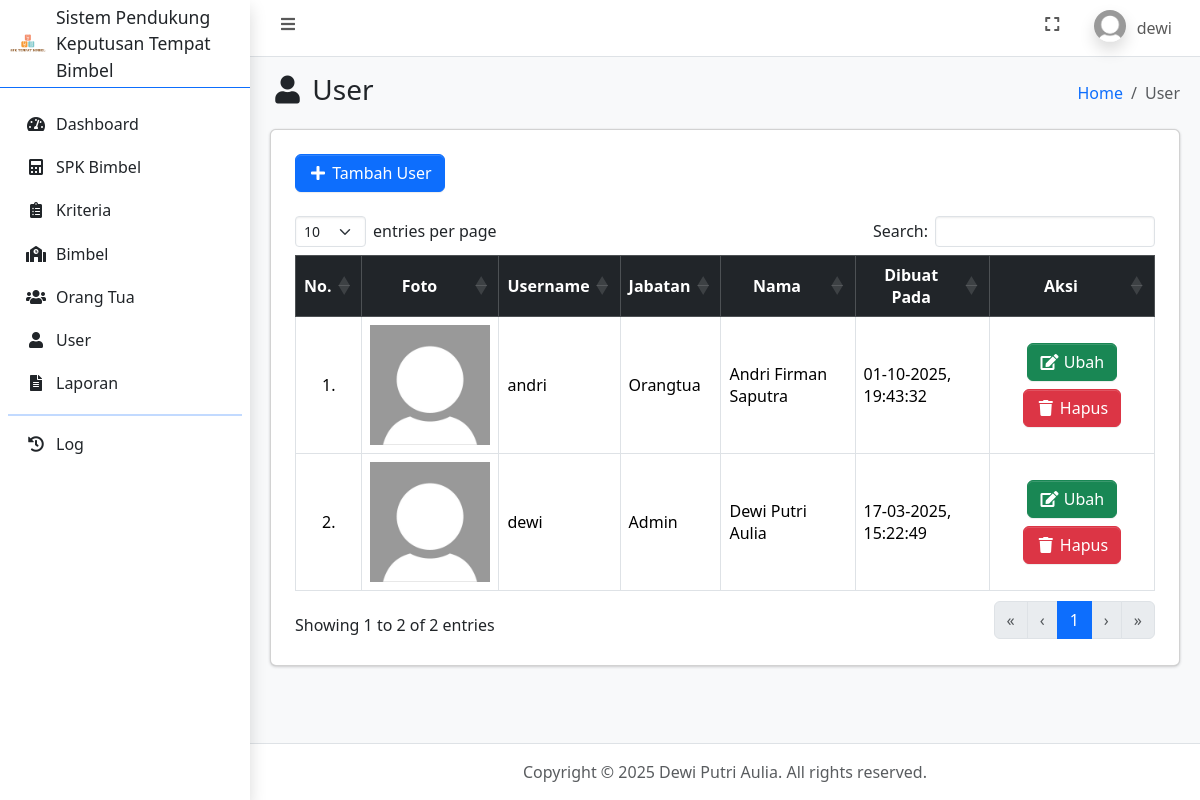
Before: /user.php (signed in) with the older database file.
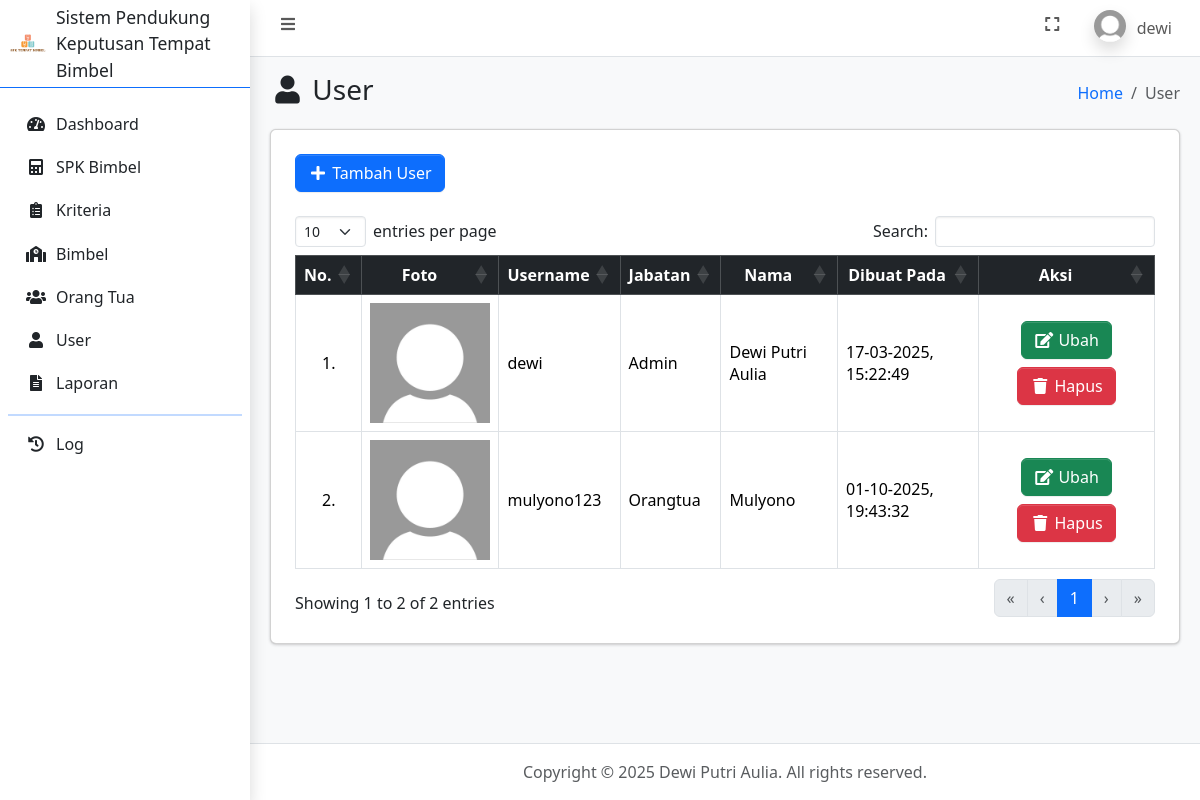
After: the same page with the newer database file.
### tables this page shows
CREATE TABLE `user` (
  `id_user` int(11) NOT NULL,
  `username` varchar(100) NOT NULL,
  `password` varchar(255) NOT NULL,
  `jabatan` enum('admin','orangtua') NOT NULL,
  `nama` varchar(100) NOT NULL,
  `foto` text NOT NULL,
  `dibuat_pada` timestamp NOT NULL DEFAULT current_timestamp()
);

### connection.php (called while the page is built, shortened)
<?php
	$host = 'localhost';
	$user = 'root';
	$pass = '';
	$database = 'spk_bimbel_topsis';
	$conn = mysqli_connect($host, $user, $pass, $database);
    if (isset($_SESSION['id_user'])) {
    	$id_user = $_SESSION['id_user'];
		$dataUser = mysqli_fetch_assoc(mysqli_query($conn, "SELECT * FROM user WHERE id_user = $id_user"));
	}
?>

### user.php (the view, shortened to what this page needs)
<?php
    require_once 'connection.php';
    $user = mysqli_query($conn, "SELECT * FROM user ORDER BY username ASC");
?>
<!DOCTYPE html>
<html lang="en">
<head>
    <?php include_once 'include/head.php'; ?>
</head>
<body class="layout-fixed sidebar-expand-lg bg-body-tertiary">
    <div class="app-wrapper">
        <?php include_once 'include/navbar.php'; ?>
        <?php include_once 'include/sidebar.php'; ?>
        <main class="app-main">
            <div class="app-content-header">
                <div class="container-fluid">
                    <div class="row">
                        <div class="col-sm-6">
                            <h3 class="mb-0"><i class="nav-icon fas fa-fw fa-user"></i> User</h3>
                        </div>
                        <div class="col-sm-6">
                            <ol class="breadcrumb float-sm-end">
                                <li class="breadcrumb-item"><a href="index.php">Home</a></li>
                                <li class="breadcrumb-item active" aria-current="page">
                                    User
                                </li>
                            </ol>
                        </div>
                    </div>
                </div>
            </div>
            <div class="app-content">
                <div class="container-fluid">
                    <div class="card">
                        <div class="card-body">
                            <div class="table-responsive p-2">
                                <?php if ($dataUser['jabatan'] == 'admin'): ?>
                                    <a href="tambah_user.php" class="mb-3 btn btn-primary"><i class="fas fa-fw fa-plus"></i> Tambah User</a>
                                <?php endif ?>
                                <table class="table table-bordered" id="table_id">
                                    <thead class="table-dark">
                                        <tr>
                                            <th class="text-center align-middle">No.</th>
                                            <th class="text-center align-middle">Foto</th>
                                            <th class="text-center align-middle">Username</th>
                                            <th class="text-center align-middle">Jabatan</th>
                                            <th class="text-center align-middle">Nama</th>
                                            <th class="text-center align-middle">Dibuat Pada</th>
                                            <?php if ($dataUser['jabatan'] == 'admin'): ?>
                                                <th class="text-center align-middle">Aksi</th>
                                            <?php endif ?>
                                        </tr>
                                    </thead>
                                    <tbody>
                                        <?php $i = 1; ?>
                                        <?php foreach ($user as $du): ?>
                                            <tr>
                                                <td class="text-center align-middle"><?= $i++; ?>.</td>
                                                <td class="text-center align-middle"><img style="width: 7.5rem" src="assets/img/profiles/<?= $du['foto']; ?>" alt="<?= $du['foto']; ?>"></td>
                                                <td class="align-middle"><?= $du['username']; ?></td>
                                                <td class="align-middle"><?= ucwords(str_replace('_', ' ', $du['jabatan'])); ?></td>
                                                <td class="align-middle"><?= $du['nama']; ?></td>
                                                <td class="align-middle"><?= date('d-m-Y, H:i:s', strtotime($du['dibuat_pada']));; ?></td>
                                                <?php if ($dataUser['jabatan'] == 'admin'): ?>
                                                    <td class="text-center align-middle">
                                                        <?php if ($du['username'] != 'admin'): ?>
                                                            <a href="ubah_user.php?id_user=<?= $du['id_user']; ?>" class="m-1 btn btn-success"><i class="fas fa-fw fa-edit"></i> Ubah</a>
                                                            <a href="hapus_user.php?id_user=<?= $du['id_user']; ?>" data-nama="<?= $du['username']; ?>" class="m-1 btn btn-danger btn-delete"><i class="fas fa-fw fa-trash"></i> Hapus</a>
                                                        <?php endif ?>
                                                    </td>
                                                <?php endif ?>
                                            </tr>
                                        <?php endforeach ?>
                                    </tbody>
                                </table>
                            </div>
                        </div>
                    </div>
                </div>
            </div>
        </main>
        <?php include_once 'include/footer.php'; ?>
    </div>
</body>
</html>

### include/head.php (shortened to what this page needs)
<link rel="stylesheet" href="https://cdn.jsdelivr.net/npm/@fontsource/source-sans-3@5.0.12/index.css">
<link rel="stylesheet" href="assets/vendor/fontawesome/css/all.min.css">
<link rel="stylesheet" href="assets/vendor/datatables/css/dataTables.bootstrap5.css">
<link rel="stylesheet" href="assets/vendor/select2/css/select2.min.css">
<link rel="stylesheet" href="assets/vendor/select2/css/select2-bootstrap4.min.css">
<link rel="stylesheet" href="css/overlayscrollbars.min.css">
<link rel="stylesheet" href="css/adminlte.css">
<link rel="stylesheet" href="assets/style.css">

### include/navbar.php (shortened to what this page needs)
<nav class="app-header navbar navbar-expand bg-body">
    <div class="container-fluid">
        <ul class="navbar-nav">
            <li class="nav-item"> <a class="nav-link" data-lte-toggle="sidebar" href="#" role="button"> <i class="fas fa-fw fa-bars"></i> </a> </li>
        </ul>
        <ul class="navbar-nav ms-auto">
            <li class="nav-item"> <a class="nav-link" href="#" data-lte-toggle="fullscreen"> <i data-lte-icon="maximize" class="fas fa-fw fa-expand"></i> </a> </li>
            <li class="nav-item dropdown user-menu">
                <a href="#" class="nav-link dropdown-toggle" data-bs-toggle="dropdown" aria-expanded="false">
                    <img src="assets/img/profiles/<?= $dataUser['foto']; ?>" class="user-image rounded-circle shadow" alt="User Image">
                    <span class="d-none d-md-inline"><?= $dataUser['username']; ?></span>
                </a>
            </li>
        </ul>
    </div>
</nav>

### include/sidebar.php (shortened to what this page needs)
<aside class="app-sidebar bg-white shadow" data-bs-theme="dark">
    <div class="sidebar-brand border-primary border-bottom">
        <a href="index.php" class="brand-link">
            <img src="assets/img/properties/logo.jpg" alt="Logo" class="brand-image-xl">
            <span class="brand-text fw-light text-dark small text-wrap">Sistem Pendukung Keputusan Tempat Bimbel</span>
        </a>
    </div>
    <div class="sidebar-wrapper">
        <nav class="mt-2">
            <ul class="nav sidebar-menu flex-column" data-lte-toggle="treeview" role="menu" data-accordion="false">
                <li class="nav-item">
                    <a href="index.php" class="nav-link text-dark <?= ($_SERVER['REQUEST_URI'] == '/spk_bimbel_topsis/index.php') ? 'active' : ''; ?>"> <i class="nav-icon fas fa-fw fa-tachometer-alt"></i>
                        <p>Dashboard</p>
                    </a>
                </li>
                <li class="nav-item">
                    <a href="spk.php" class="nav-link text-dark <?= ($_SERVER['REQUEST_URI'] == '/spk_bimbel_topsis/spk.php') ? 'active' : ''; ?>"> <i class="nav-icon fas fa-fw fa-calculator"></i>
                        <p>SPK Bimbel</p>
                    </a>
                </li>
                <li class="nav-item">
                    <a href="kriteria.php" class="nav-link text-dark <?= ($_SERVER['REQUEST_URI'] == '/spk_bimbel_topsis/kriteria.php') ? 'active' : ''; ?>"> <i class="nav-icon fas fa-fw fa-clipboard-list"></i>
                        <p>Kriteria</p>
                    </a>
                </li>
                <li class="nav-item">
                    <a href="bimbel.php" class="nav-link text-dark <?= ($_SERVER['REQUEST_URI'] == '/spk_bimbel_topsis/bimbel.php') ? 'active' : ''; ?>"> <i class="nav-icon fas fa-fw fa-school"></i>
                        <p>Bimbel</p>
                    </a>
                </li>
                <?php if ($dataUser['jabatan'] == 'admin'): ?>
                    <li class="nav-item">
                        <a href="orangtua.php" class="nav-link text-dark <?= ($_SERVER['REQUEST_URI'] == '/spk_bimbel_topsis/orangtua.php') ? 'active' : ''; ?>"> <i class="nav-icon fas fa-fw fa-users"></i>
                            <p>Orang Tua</p>
                        </a>
                    </li>
                    <li class="nav-item">
                        <a href="user.php" class="nav-link text-dark <?= ($_SERVER['REQUEST_URI'] == '/spk_bimbel_topsis/user.php') ? 'active' : ''; ?>"> <i class="nav-icon fas fa-fw fa-user"></i>
                            <p>User</p>
                        </a>
                    </li>
                <?php endif ?>
                <li class="nav-item">
                    <a href="laporan.php" class="nav-link text-dark <?= ($_SERVER['REQUEST_URI'] == '/spk_bimbel_topsis/laporan.php') ? 'active' : ''; ?>"> <i class="nav-icon fas fa-fw fa-file-alt"></i>
                        <p>Laporan</p>
                    </a>
                </li>
                <hr class="sidebar-divider">
                <li class="nav-item">
                    <a href="log.php" class="nav-link text-dark <?= ($_SERVER['REQUEST_URI'] == '/spk_bimbel_topsis/log.php') ? 'active' : ''; ?>"> <i class="nav-icon fas fa-fw fa-history"></i>
                        <p>Log</p>
                    </a>
                </li>
            </ul>
        </nav>
    </div>
</aside>

### include/footer.php (shortened to what this page needs)
<footer class="app-footer text-center">
        Copyright &copy; 2025 Dewi Putri Aulia.
    All rights reserved.
</footer>

### assets/style.css (style rules this page uses)
.app-wrapper { opacity: 0; animation: fadeIn 0.8s ease-in forwards; }

Changed rows visible on the page:
shown differently, row unchanged: user "dewi": moves up the list
changed user "Orangtua": username "andri" → "mulyono123"; nama "Andri Firman Saputra" → "Mulyono"
